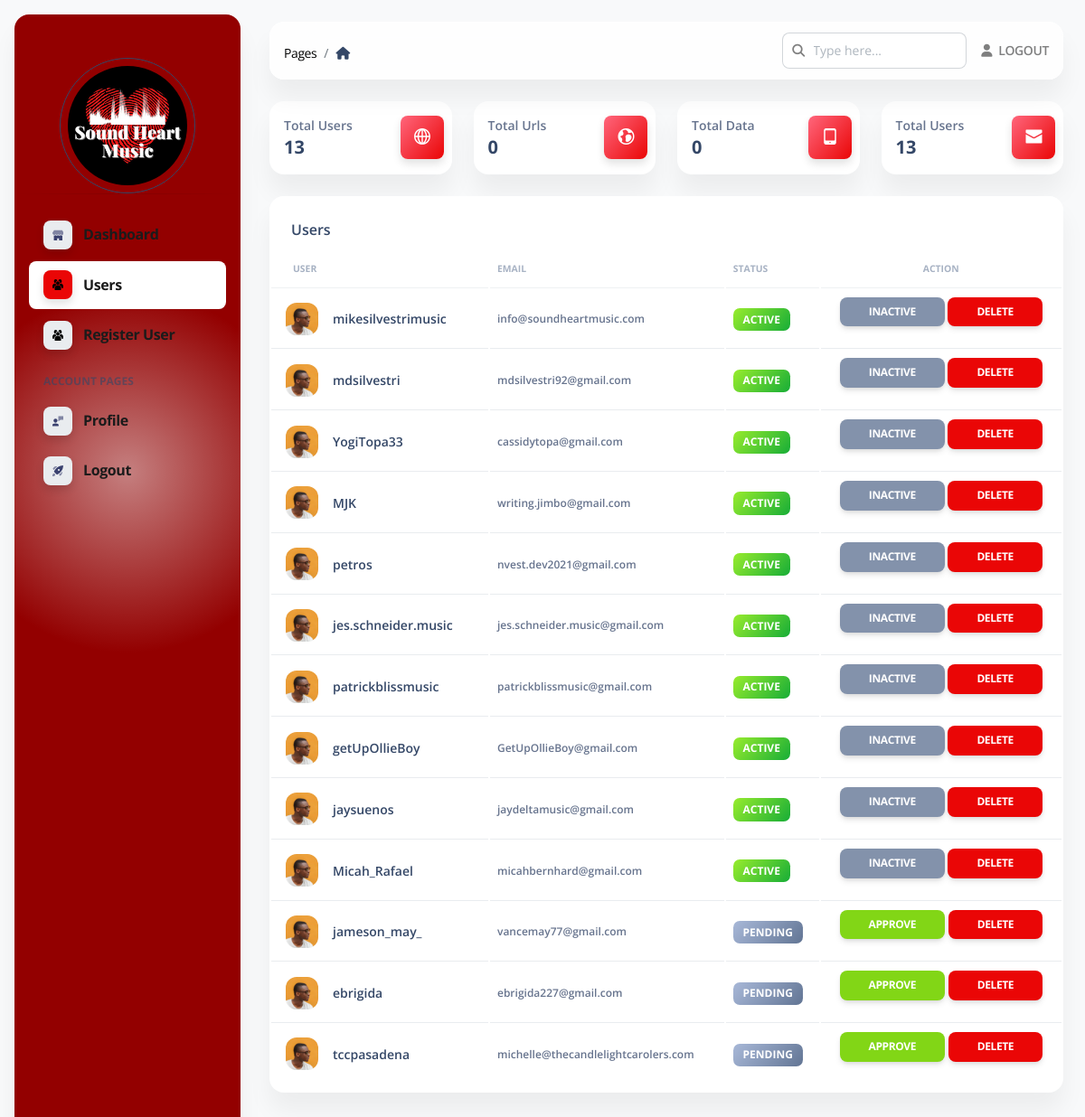
/admin/users (signed in), run on the app's committed database.
### apps/authentication/models.py (models this page shows, shortened)
class Users(db.Model, UserMixin):
    __tablename__ = 'Users'
    id            = db.Column(db.Integer, primary_key=True)
    username      = db.Column(db.String(255), unique=True, nullable=False)
    email         = db.Column(db.String(255), unique=True,  index=True)
    password      = db.Column(db.String(255))
    role          = db.Column(db.String(64), nullable=False)
    oauth_github  = db.Column(db.String(100), nullable=True)
    api_token     = db.Column(db.String(100))
    api_token_ts  = db.Column(db.Integer)
    state         = db.Column(db.String(10))

### apps/home/routes.py (the view)
@blueprint.route('/admin/users', methods=['POST', 'GET'])
@login_required
@role_required('admin')
def admin_users():
    page_data = get_admin_data()
    users = Users.query.filter(Users.role != "admin").all()
    return render_template("home/admin_users.html",
                           segment='users', API_GENERATOR=len(API_GENERATOR),
                           page_data=page_data,
                           users=users
                           )

### apps/templates/home/admin_users.html (shortened to what this page needs)
{% extends 'layouts/admin.html' %}
{% block content %}
    <div class="container-fluid py-4">
        <div class="row">
            <div class="col-xl-3 col-sm-6 mb-xl-0 mb-4">
                <div class="card">
                    <div class="card-body p-3">
                        <div class="row">
                            <div class="col-8">
                                <div class="numbers">
                                    <p class="text-sm mb-0 text-capitalize font-weight-bold">Total Users</p>
                                    <h5 class="font-weight-bolder mb-0">
                                        {{ page_data['total_users'] }}
                                    </h5>
                                </div>
                            </div>
                            <div class="col-4 text-end">
                                <div class="icon icon-shape bg-gradient-danger shadow text-center border-radius-md">
                                    <i class="ni ni-world-2 text-lg opacity-10" aria-hidden="true"></i>
                                </div>
                            </div>
                        </div>
                    </div>
                </div>
            </div>
            <div class="col-xl-3 col-sm-6 mb-xl-0 mb-4">
                <div class="card">
                    <div class="card-body p-3">
                        <div class="row">
                            <div class="col-8">
                                <div class="numbers">
                                    <p class="text-sm mb-0 text-capitalize font-weight-bold">Total Urls</p>
                                    <h5 class="font-weight-bolder mb-0">
                                        {{ page_data['total_filters'] }}
                                    </h5>
                                </div>
                            </div>
                            <div class="col-4 text-end">
                                <div class="icon icon-shape bg-gradient-danger shadow text-center border-radius-md">
                                    <i class="ni ni-world text-lg opacity-10" aria-hidden="true"></i>
                                </div>
                            </div>
                        </div>
                    </div>
                </div>
            </div>
            <div class="col-xl-3 col-sm-6 mb-xl-0 mb-4">
                <div class="card">
                    <div class="card-body p-3">
                        <div class="row">
                            <div class="col-8">
                                <div class="numbers">
                                    <p class="text-sm mb-0 text-capitalize font-weight-bold">Total Data</p>
                                    <h5 class="font-weight-bolder mb-0">
                                        {{ page_data['services'] }}
                                    </h5>
                                </div>
                            </div>
                            <div class="col-4 text-end">
                                <div class="icon icon-shape bg-gradient-danger shadow text-center border-radius-md">
                                    <i class="ni ni-mobile-button text-lg opacity-10" aria-hidden="true"></i>
                                </div>
                            </div>
                        </div>
                    </div>
                </div>
            </div>
            <div class="col-xl-3 col-sm-6">
                <div class="card">
                    <div class="card-body p-3">
                        <div class="row">
                            <div class="col-8">
                                <div class="numbers">
                                    <p class="text-sm mb-0 text-capitalize font-weight-bold">Total Users</p>
                                    <h5 class="font-weight-bolder mb-0">
                                        {{ page_data['total_users'] }}
                                    </h5>
                                </div>
                            </div>
                            <div class="col-4 text-end">
                                <div class="icon icon-shape bg-gradient-danger shadow text-center border-radius-md">
                                    <i class="ni ni-email-83 text-lg opacity-10" aria-hidden="true"></i>
                                </div>
                            </div>
                        </div>
                    </div>
                </div>
            </div>
        </div>
        <div class="row py-4">
            <div class="col-12">
                <div class="card mb-4">
                    <div class="card-header pb-0">
                        <h6>Users</h6>
                    </div>
                    <div class="card-body px-0 pt-0 pb-2">
                        <div class="table-responsive p-0">
                            {% if users %}
                                <table class="table align-items-center mb-0">
                                    <thead>
                                    <tr>
                                        <th class="text-uppercase text-secondary text-xxs font-weight-bolder opacity-7">
                                            User
                                        </th>
                                        <th class="text-uppercase text-secondary text-xxs font-weight-bolder opacity-7 ps-2">
                                            Email
                                        </th>
                                        <th class="text-uppercase text-secondary text-xxs font-weight-bolder opacity-7 ps-2">
                                            Status
                                        </th>
                                        <th class="text-center text-uppercase text-secondary text-xxs font-weight-bolder opacity-7">
                                            Action
                                        </th>
                                    </tr>
                                    </thead>
                                    <tbody>
                                    {% for user in users %}
                                        <tr>
                                            <td>
                                                <div class="d-flex px-2 py-1">
                                                    <div>
                                                        <img src="{{ config.ASSETS_ROOT }}/img/team-2.jpg"
                                                             class="avatar avatar-sm me-3" alt="user1">
                                                    </div>
                                                    <div class="d-flex flex-column justify-content-center">
                                                        <h6 class="mb-0 text-sm">{{ user.username }}</h6>
                                                    </div>
                                                </div>
                                            </td>
                                            <td>
                                                <p class="text-xs font-weight-bold mb-0">{{ user.email }}</p>
                                            </td>
                                            <td>
                                                {% if user.state == 'pending' %}
                                                    <span class="badge badge-sm bg-gradient-secondary">Pending</span>
                                                {% else %}
                                                    <span class="badge badge-sm bg-gradient-success">Active</span>
                                                {% endif %}
                                            </td>
                                            <td class="align-middle text-center text-sm">
                                                {% if user.state == 'pending' %}
                                                    <a href="/admin/users/approve/{{ user.id }}" class="btn btn-sm btn-success">Approve</a>
                                                {% else %}
                                                    <a href="/admin/users/inactive/{{ user.id }}" class="btn btn-sm btn-secondary">Inactive</a>
                                                {% endif %}
                                                <a href="/admin/users/delete/{{ user.id }}" class="btn btn-sm btn-danger">Delete</a>
                                            </td>
                                        </tr>
                                    {% endfor %}
                                    </tbody>
                                </table>
                            {% endif %}
                        </div>
                    </div>
                </div>
            </div>
        </div>
    </div>
{% endblock content %}

### apps/templates/layouts/admin.html (shortened to what this page needs)
<!DOCTYPE html>
<html lang="en">
<head>
    <link href="{{ config.ASSETS_ROOT }}/css/nucleo-icons.css" rel="stylesheet"/>
    <link href="{{ config.ASSETS_ROOT }}/css/nucleo-svg.css" rel="stylesheet"/>
    <link href="{{ config.ASSETS_ROOT }}/css/nucleo-svg.css" rel="stylesheet"/>
    <link id="pagestyle" href="{{ config.ASSETS_ROOT }}/css/soft-ui-dashboard.css?v=1.0.6" rel="stylesheet"/>
    <link id="pagestyle_dark" href="{{ config.ASSETS_ROOT }}/css/dark-theme-core.css" rel="stylesheet"/>
</head>
<body class="g-sidenav-show  bg-gray-100">
{% include "includes/admin_sidebar.html" %}
<main class="main-content position-relative max-height-vh-100 h-100 border-radius-lg ">
    {% include "includes/admin_navigation.html" %}
    {% block content %}{% endblock content %}
</main>
</body>
</html>

### apps/templates/includes/admin_sidebar.html (shortened to what this page needs)
<aside style="background-image: radial-gradient(200px circle at 50% 40%, rgb(139 0 0 / 50%) 0, #930000 100%)"
       class="sidenav navbar navbar-vertical navbar-expand-xs border-0 border-radius-xl my-3 fixed-start ms-3 ps bg-white"
       id="sidenav-main" data-color="danger">
    <div class="d-flex justify-content-center align-items-center mt-5">
        <div class="rounded-circle border border-dark p-2" style="width: 150px; height: 150px;">
            <img src="{{ config.ASSETS_ROOT }}/img/logo.jpeg" alt="main_logo" class="w-100 h-100 rounded-circle">
        </div>
    </div>
    <hr class="horizontal dark mt-0">
    <div class="collapse navbar-collapse  w-auto " id="sidenav-collapse-main">
        <ul class="navbar-nav">
            <li class="nav-item">
                <a style="color:#1b1b1b !important;font-size: 16px;font-weight: bold;" class="nav-link {% if 'index' in segment %} active {% endif %}"
                   href="/admin">
                    <div class="icon icon-shape icon-sm shadow border-radius-md bg-white text-center me-2 d-flex align-items-center justify-content-center">
                    </div>
                    <span class="nav-link-text ms-1">Dashboard</span>
                </a>
            </li>
            <li class="nav-item">
                <a style="color:#1b1b1b !important;font-size: 16px;font-weight: bold;" class="nav-link {% if 'users' in segment %} active {% endif %}"
                   href="/admin/users">
                    <div class="icon icon-shape icon-sm shadow border-radius-md bg-white text-center me-2 d-flex align-items-center justify-content-center">
                    </div>
                    <span class="nav-link-text ms-1">Users</span>
                </a>
            </li>
            <li class="nav-item">
                <a style="color:#1b1b1b !important;font-size: 16px;font-weight: bold;" class="nav-link {% if 'add_user' in segment %} active {% endif %}"
                   href="/admin/add/user">
                    <div class="icon icon-shape icon-sm shadow border-radius-md bg-white text-center me-2 d-flex align-items-center justify-content-center">
                    </div>
                    <span class="nav-link-text ms-1">Register User</span>
                </a>
            </li>
            <li class="nav-item mt-3">
                <h6 class="ps-4 ms-2 text-uppercase text-xs font-weight-bolder opacity-6">Account pages</h6>
            </li>
            <li class="nav-item">
                <a style="color:#1b1b1b !important;font-size: 16px;font-weight: bold;" class="nav-link {% if 'profile' in segment %} active {% endif %}"
                   href="/admin/profile">
                    <div class="icon icon-shape icon-sm shadow border-radius-md bg-white text-center me-2 d-flex align-items-center justify-content-center">
                    </div>
                    <span class="nav-link-text ms-1">Profile</span>
                </a>
            </li>
            <li class="nav-item">
                <a style="color:#1b1b1b !important;font-size: 16px;font-weight: bold;" class="nav-link  "
                   href="{{ url_for('authentication_blueprint.logout') }}">
                    <div class="icon icon-shape icon-sm shadow border-radius-md bg-white text-center me-2 d-flex align-items-center justify-content-center">
                    </div>
                    <span class="nav-link-text ms-1">Logout</span>
                </a>
            </li>
        </ul>
    </div>
</aside>

### apps/templates/includes/admin_navigation.html (shortened to what this page needs)
<nav style="opacity: 1 !important;" class="navbar  navbar-main navbar-expand-lg px-0 mx-4 shadow-none border-radius-xl position-sticky blur shadow-blur mt-4 left-auto top-1 z-index-sticky"
     id="navbarBlur" navbar-scroll="true">
    <div class="container-fluid py-1 px-3">
        <nav aria-label="breadcrumb">
            <ol  class="breadcrumb bg-transparent mb-0 pb-0 pt-1 px-0 me-sm-6 me-5">
                <li  class="breadcrumb-item text-sm"><a style="color: black !important; opacity: 1 !important;" class="opacity-5 text-dark" href="javascript:;">Pages</a></li>
                <li class="breadcrumb-item text-sm text-dark active" aria-current="page">
                    <i class="fa fa-home me-1"></i>
                </li>
            </ol>
        </nav>
        <div class="collapse navbar-collapse mt-sm-0 mt-2 me-md-0 me-sm-4" id="navbar">
            <div class="ms-md-auto pe-md-3 d-flex align-items-center">
                <div class="input-group">
                    <span class="input-group-text text-body text-bold text-black-50"><i class="fas fa-search" aria-hidden="true"></i></span>
                    <input type="text" class="form-control" placeholder="Type here...">
                </div>
            </div>
            <ul class="navbar-nav  justify-content-end">
                <li class="nav-item d-flex align-items-center">
                    <a href="{{ url_for('authentication_blueprint.logout') }}"
                       class="nav-link text-body font-weight-bold px-0">
                        <i class="fa fa-user me-sm-1 text-bold text-black-50"></i>
                        <span class="d-sm-inline d-none text-bold text-black-50">LOGOUT</span>
                    </a>
                </li>
            </ul>
        </div>
    </div>
</nav>

### data on the page
Users: username "mikesilvestrimusic", email "info@soundheartmusic.com", state "ACTIVE"
Users: username "mdsilvestri", email "mdsilvestri92@gmail.com", state "ACTIVE"
Users: username "YogiTopa33", email "cassidytopa@gmail.com", state "ACTIVE"
Users: username "MJK", email "writing.jimbo@gmail.com", state "ACTIVE"
Users: username "petros", email "nvest.dev2021@gmail.com", state "ACTIVE"
Users: username "jes.schneider.music", email "jes.schneider.music@gmail.com", state "ACTIVE"
Users: username "patrickblissmusic", email "patrickblissmusic@gmail.com", state "ACTIVE"
Users: username "getUpOllieBoy", email "GetUpOllieBoy@gmail.com", state "ACTIVE"
Users: username "jaysuenos", email "jaydeltamusic@gmail.com", state "ACTIVE"
Users: username "Micah_Rafael", email "micahbernhard@gmail.com", state "ACTIVE"
Users: username "jameson_may_", email "vancemay77@gmail.com", state "PENDING"
Users: username "ebrigida", email "ebrigida227@gmail.com", state "PENDING"
Users: username "tccpasadena", email "michelle@thecandlelightcarolers.com", state "PENDING"

### other printed values
{{ page_data['total_users'] }} "13"
{{ page_data['total_filters'] }} "0"
{{ page_data['services'] }} "0"
